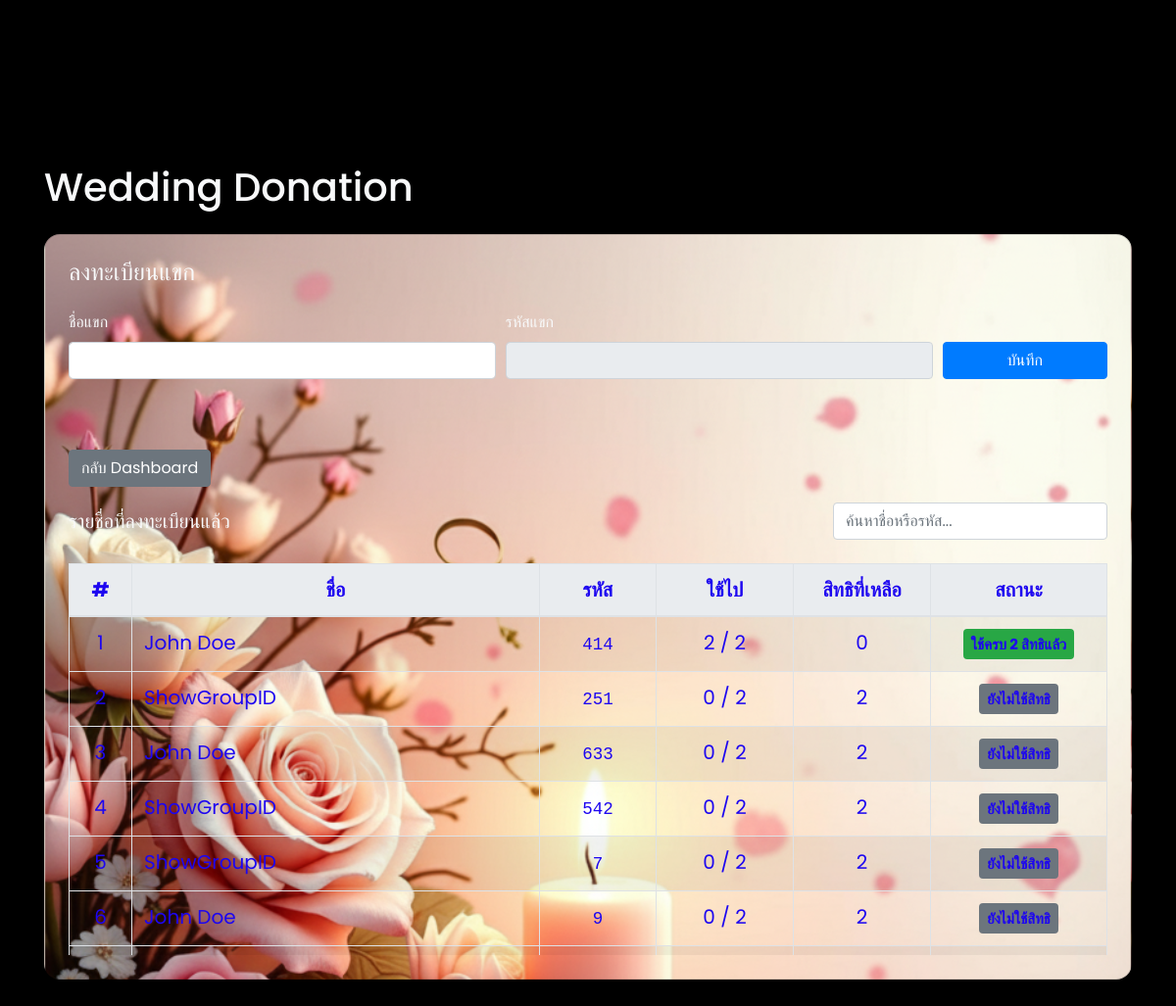
The page /index.php/register on the database its author committed.
### tables this page shows
CREATE TABLE guests (
  id TEXT PRIMARY KEY,
  name TEXT NOT NULL,
  code TEXT NOT NULL UNIQUE,
  credits_remaining INTEGER NOT NULL DEFAULT 2,
  created_at TEXT NOT NULL DEFAULT (datetime('now'))
);

### application/controllers/Register.php (called while the page is built, shortened)
<?php if ( ! defined('BASEPATH')) exit('No direct script access allowed');
class Register extends CI_Controller {
  public function index(){
    $guests = $this->Guest_model->all_with_stats();
    $data = compact('guests');
    $this->load->view('register', $data);
  }
}

### index.php (called while the page is built, shortened)
<?php
require_once BASEPATH.'core/CodeIgniter.php';

### application/models/Guest_model.php (called while the page is built, shortened)
<?php if ( ! defined('BASEPATH')) exit('No direct script access allowed');
class Guest_model extends CI_Model {
public function all_with_stats(){
  $sql = "
    SELECT g.*,
           COUNT(d.id) AS picked
    FROM guests g
    LEFT JOIN donations d ON d.guest_id = g.id
    GROUP BY g.id
    ORDER BY g.created_at DESC
  ";
  return $this->db->query($sql)->result();
}
}

### application/views/register.php (the view, shortened to what this page needs)
<div class="card p-4">
  <h4>ลงทะเบียนแขก</h4>
  <form method="post" class="mb-4">
    <div class="form-row">
      <div class="form-group col-md-5">
        <label>ชื่อแขก</label>
        <input type="text" name="name" id="guestName" class="form-control" required>
      </div>
      <div class="form-group col-md-5">
        <label>รหัสแขก</label>
        <input type="text" name="code" id="guestCode" class="form-control" required readonly>
      </div>
      <div class="form-group col-md-2 d-flex align-items-end">
        <button type="submit" class="btn btn-primary btn-block">บันทึก</button>
      </div>
    </div>
  </form>
  <div class="mt-3">
    <a href="<?= site_url('dashboard') ?>" class="btn btn-secondary">กลับ Dashboard</a>
  </div>
  <div class="d-flex justify-content-between align-items-center mb-2">
    <h5 class="mb-0">รายชื่อที่ลงทะเบียนแล้ว</h5>
    <input id="guestSearch" class="form-control" placeholder="ค้นหาชื่อหรือรหัส..." style="max-width:280px;">
  </div>
  <div class="table-responsive" style="max-height: 400px; overflow-y: auto;">
    <table class="table table-hover  table-striped black-table table-bordered mb-0" id="guestTable">
      <thead class="thead-light">
        <tr class="text-center">
          <th style="width:64px;">#</th>
          <th>ชื่อ</th>
          <th>รหัส</th>
          <th style="width:140px;">ใช้ไป</th>
          <th style="width:140px;">สิทธิที่เหลือ</th>
          <th style="width:180px;">สถานะ</th>
        </tr>
      </thead>
      <tbody>
        <?php
          $i = 1;
          foreach($guests as $g):
            $picked = (int)$g->picked;
            $left   = (int)$g->credits_remaining;
            $status = 'ยังไม่ใช้สิทธิ';
            $badge  = 'secondary';
            if ($picked >= 2 || $left <= 0) { $status = 'ใช้ครบ 2 สิทธิแล้ว'; $badge='success'; }
            elseif ($picked >= 1 || $left < 2) { $status = 'ใช้สิทธิบางส่วน'; $badge='warning'; }
        ?>
        <tr>
          <td class="text-center"><?= $i++ ?></td>
          <td><?= htmlspecialchars($g->name) ?></td>
          <td class="text-center"><code><?= htmlspecialchars($g->code) ?></code></td>
          <td class="text-center"><?= $picked ?> / 2</td>
          <td class="text-center"><?= $left ?></td>
          <td class="text-center"><span class="badge badge-<?= $badge ?> p-2"><?= $status ?></span></td>
        </tr>
        <?php endforeach; ?>
      </tbody>
    </table>
  </div>
</div>
<?php $content = ob_get_clean(); include __DIR__.'/layout.php'; ?>

### application/views/layout.php (shortened to what this page needs)
<!doctype html>
<html lang="th">
<head>
  <link rel="stylesheet" href="https://maxcdn.bootstrapcdn.com/bootstrap/4.5.2/css/bootstrap.min.css">
  <link rel="stylesheet" type="text/css" href="<?= base_url('assets/css/custom.css') ?>">
  <link rel="stylesheet" type="text/css" href="<?= base_url('assets/css/style.css') ?>">
</head>
  <body class="text-light" style="background-color: #000;">
  <div id="particles-js"></div>
  <div class="container py-4">
    <h1 class="mb-4">Wedding Donation</h1>
    <?= $content ?>
  </div>
</body>
</html>

### assets/css/custom.css (style rules this page uses)
:root { --size: 200px; --ring: 14px; --c1: #00e5ff; --c2: #00b7ff; --bg1:#0066cc; --bg2:#003366; }
body { display:grid; place-items:center; min-height:100vh; background:#111; margin:0; font-family:system-ui, Arial, sans-serif; }
.card, .card-body, .p-4 { background-color: transparent !important; }
.black-table, .black-table th, .black-table td { font-size: 20px !important; line-height: 1.4; color: #1d06f0 !important; }
.black-table .badge, .black-table code { color: #1d06f0 !important; }

### assets/css/style.css (style rules this page uses)
* { margin: 0; padding: 0; font-family: 'Poppins', sans-serif; box-sizing: border-box; }
body { height: 100vh; display: flex; justify-content: center; align-items: center; background: #000; overflow: hidden; }
#particles-js { position: absolute; width: 100%; height: 100%; z-index: 1; }
button { width: 100%; padding: 10px; background: transparent; border: 1px solid #0ff; border-radius: 25px; color: #0ff; font-weight: bold; cursor: pointer; transition: 0.3s; }

### application/views/layout.php (style rules this page uses)
#particles-js { position: fixed; top: 0; left: 0; width: 100%; height: 100%; z-index: -1; pointer-events: none; }

### rows shown on the page
guests: name "John Doe", code "414", picked "2", credits_remaining "0", status "ใช้ครบ 2 สิทธิแล้ว"
guests: name "ShowGroupID", code "251", picked "0", credits_remaining "2", status "ยังไม่ใช้สิทธิ"
guests: name "John Doe", code "633", picked "0", credits_remaining "2", status "ยังไม่ใช้สิทธิ"
guests: name "ShowGroupID", code "542", picked "0", credits_remaining "2", status "ยังไม่ใช้สิทธิ"
guests: name "ShowGroupID", code "7", picked "0", credits_remaining "2", status "ยังไม่ใช้สิทธิ"
guests: name "John Doe", code "9", picked "0", credits_remaining "2", status "ยังไม่ใช้สิทธิ"
